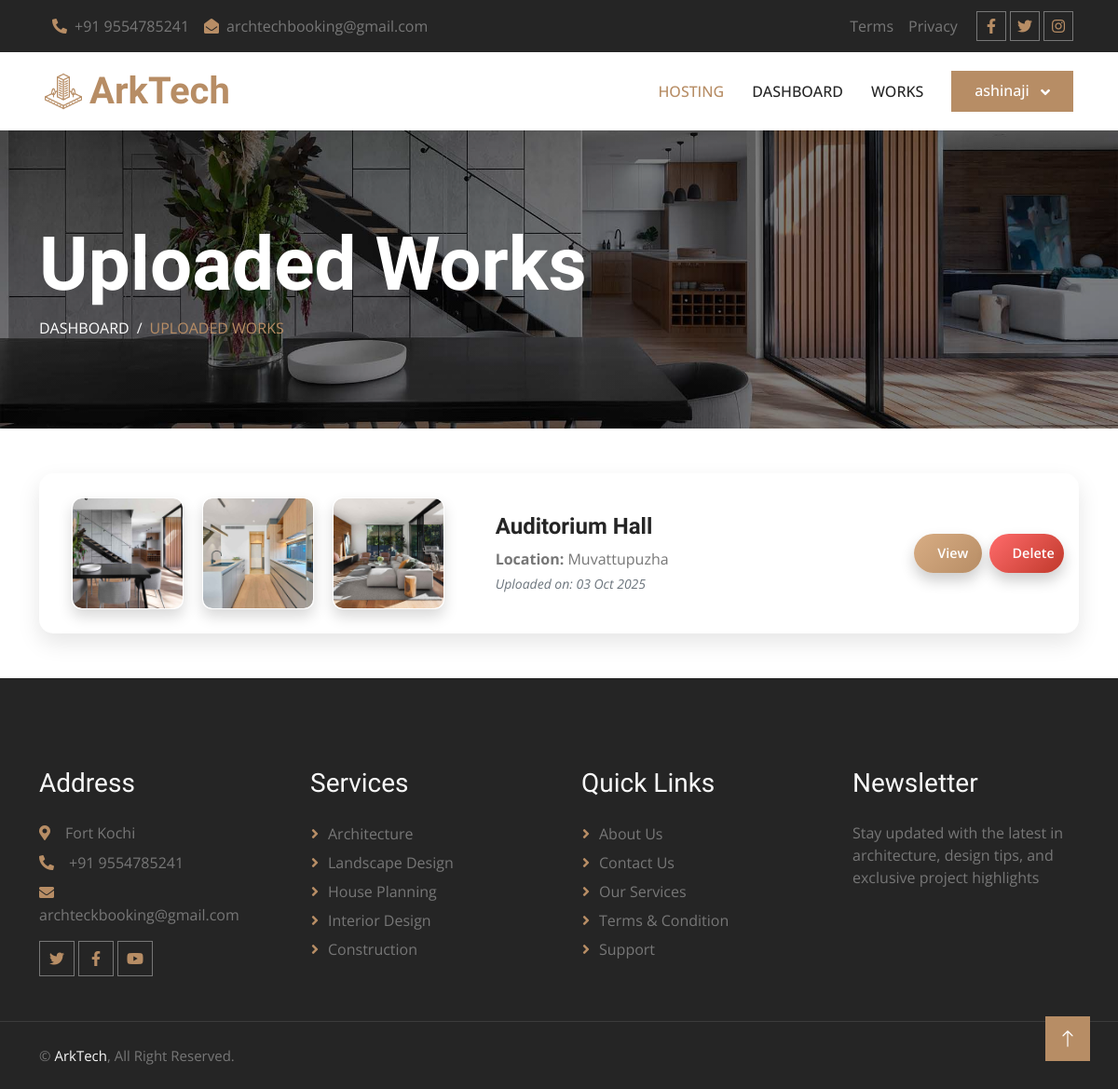
Page /Architect/architect_view.php (signed in) on the committed database.
### tables this page shows
CREATE TABLE IF NOT EXISTS `tbl_previous_works` (
  `prev_work_id` int NOT NULL AUTO_INCREMENT,
  `architect_id` int NOT NULL,
  `title` varchar(1000) NOT NULL,
  `descriptions` varchar(10000) NOT NULL,
  `category_id` int NOT NULL,
  `project_location` varchar(500) NOT NULL,
  `image1` varchar(500) NOT NULL,
  `image2` varchar(500) NOT NULL,
  `image3` varchar(500) NOT NULL,
  `created_at` date NOT NULL,
  PRIMARY KEY (`prev_work_id`)
);

### dboperation.php (called while the page is built, shortened)
<?php
class dboperation
{
    public $con,$res;
    function __construct()
    {
        $this->con=mysqli_connect("localhost","root","","arktech");
    }
    public function executequery($sql)
    {
        $this->res=mysqli_query($this->con,$sql);
        return $this->res;
    }
}
?>

### Architect/architect_view.php (the view, shortened to what this page needs)
<?php
include_once("../dboperation.php");
$obj = new dboperation();
$current_arch_id = $_SESSION['architect_id'];
$sql = "SELECT pw.*
        FROM tbl_previous_works pw
        WHERE pw.architect_id = '$current_arch_id'
        ORDER BY pw.created_at DESC";
$res = $obj->executequery($sql);
?>
<?php include("header.php"); ?>
<div class="container-fluid page-header py-5 mb-5">
  <div class="container py-5">
    <h1 class="display-1 text-white">Uploaded Works</h1>
    <nav aria-label="breadcrumb">
      <ol class="breadcrumb text-uppercase mb-0">
        <li class="breadcrumb-item"><a class="text-white" href="dashboard.php">Dashboard</a></li>
        <li class="breadcrumb-item text-primary active" aria-current="page">Uploaded Works</li>
      </ol>
    </nav>
  </div>
</div>
<div class="container my-5">
  <?php if (mysqli_num_rows($res) > 0) { ?>
    <?php while ($row = mysqli_fetch_assoc($res)) { ?>
      <div class="project-card mb-5">
        <div class="row align-items-center">
          <div class="col-md-5 d-flex flex-wrap justify-content-center">
            <?php
              $images = [];
              if (!empty($row['image1'])) $images[] = $row['image1'];
              if (!empty($row['image2'])) $images[] = $row['image2'];
              if (!empty($row['image3'])) $images[] = $row['image3'];
              if (count($images) == 0) {
                echo '<img src="https://via.placeholder.com/300x200?text=No+Image" class="glass-img">';
              } else {
                foreach ($images as $img) { ?>
                  <div class="glass" data-text="<?php echo ($row['title']); ?>">
                    <img src="../uploads/<?php echo ($img); ?>"
                         alt="Project Image" class="glass-img">
                  </div>
              <?php }
              }
            ?>
          </div>
          <div class="col-md-5 p-4">
            <h4 class="fw-bold mb-2"><?php echo  ($row['title']); ?></h4>
            <p class="mb-1"><strong>Location:</strong> <?php echo ($row['project_location']); ?></p>
            <p class="text-muted small mb-0"><em>Uploaded on: <?php echo date("d M Y", strtotime($row['created_at'])); ?></em></p>
          </div>
<div class="col-md-2 d-flex justify-content-center align-items-center gap-2">
  <a href="project_view.php?id=<?php echo $row['prev_work_id']; ?>"
     class="view-btn">View</a>
  <button data-id="<?php echo $row['prev_work_id']; ?>"
          class="delete-btn">Delete</button>
</div>
        </div>
      </div>
    <?php } ?>
  <?php } else { ?>
    <div class="text-center py-5">
      <h4 class="text-muted">No Previous Works Available</h4>
    </div>
  <?php } ?>
</div>
<?php include("footer.php"); ?>

### Architect/css/style.css (style rules this page uses)
:root { --primary: #B78D65; --light: #F8F8F8; --dark: #252525; }
h1, h2, .h1, .h2, .fw-bold { font-weight: 600 !important; }
h3, h4, .h3, .h4, .fw-medium { font-weight: 500 !important; }
.page-header { background: linear-gradient(rgba(0, 0, 0, .5), rgba(0, 0, 0, .5)), url(../img/carousel-1.jpg) center center no-repeat; background-size: cover; }
.breadcrumb-item+.breadcrumb-item::before { color: var(--light); }

### Architect/architect_view.php (style rules this page uses)
.project-card { border: 1px solid rgba(255, 255, 255, 0.1); border-radius: 15px; box-shadow: 0 10px 25px rgba(0,0,0,0.1); padding: 15px; background: #fff; }
.project-card .glass { position: relative; width: 120px; height: 120px; margin: 10px; background: linear-gradient(#fff2, transparent); border: 1px solid rgba(255, 255, 255, 0.1); box-shadow: 0 8px 15px rgba(0, 0, 0, 0.15); border-radius: 10px; overflow: hidden; transition: 0.3s ease; backdrop-filter: blur(10px); }
.glass-img { width: 100%; height: 100%; object-fit: cover; border-radius: 10px; }
.view-btn { display: inline-block; padding: 10px 25px; font-size: 0.9rem; font-weight: 600; color: #fff; background: linear-gradient(135deg, #d8ad84ff 0%, #B78D65 100%); border: none; border-radius: 50px; text-decoration: none; transition: all 0.3s ease; box-shadow: 0 8px 15px rgba(0, 0, 0, 0.2); position: relative; overflow: hidden; }
.view-btn::after { content: ""; position: absolute; top: 0; left: -75%; width: 50%; height: 100%; background: rgba(255, 255, 255, 0.2); transform: skewX(-25deg); transition: all 0.5s ease; }
.delete-btn { display: inline-block; padding: 10px 25px; font-size: 0.9rem; font-weight: 600; color: #fff; background: linear-gradient(135deg, #ff6b6b 0%, #c0392b 100%); border: none; border-radius: 50px; cursor: pointer; transition: all 0.3s ease; box-shadow: 0 8px 15px rgba(0, 0, 0, 0.2); position: relative; overflow: hidden; }
.delete-btn::after { content: ""; position: absolute; top: 0; left: -75%; width: 50%; height: 100%; background: rgba(255, 255, 255, 0.2); transform: skewX(-25deg); transition: all 0.5s ease; }

### rows in the picture
tbl_previous_works: image1 (picture), image2 (picture), image3 (picture), title "Auditorium Hall", project_location "Muvattupuzha", created_at "03 Oct 2025"

### other values in the picture
$_SESSION['username'] "ashinaji"
